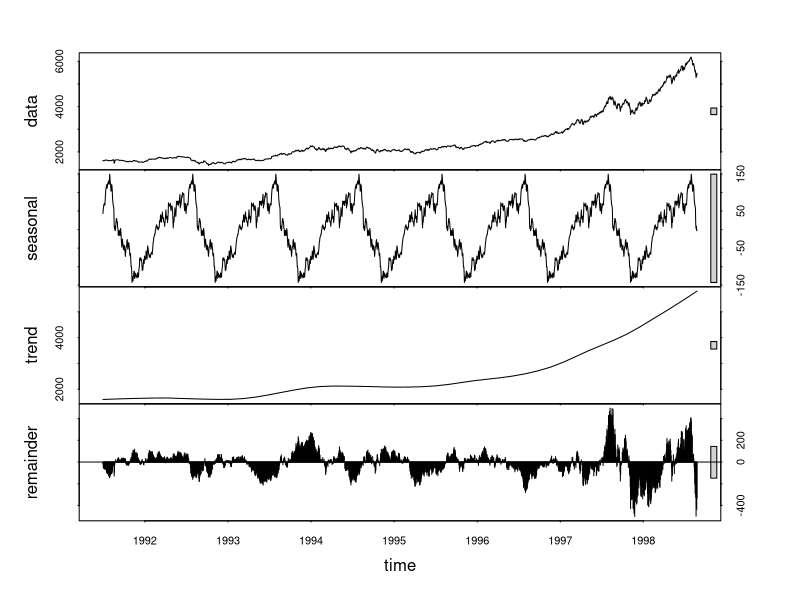
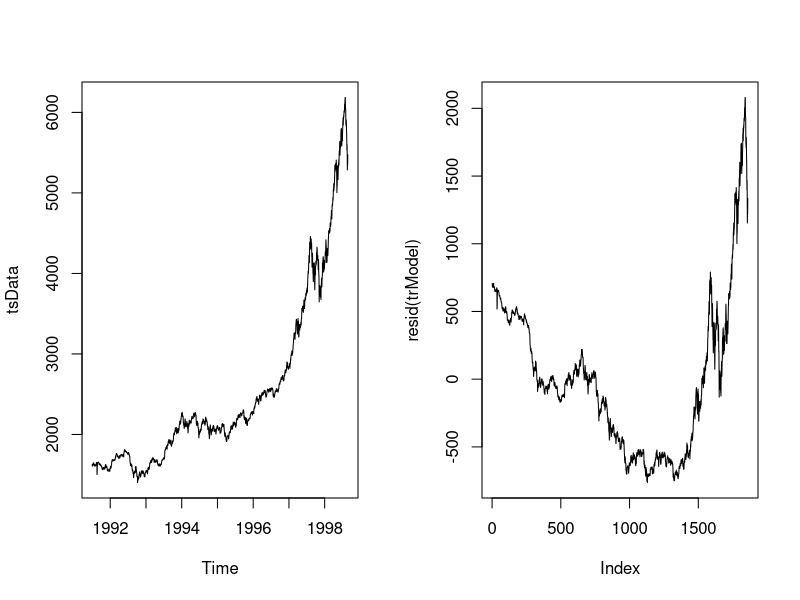
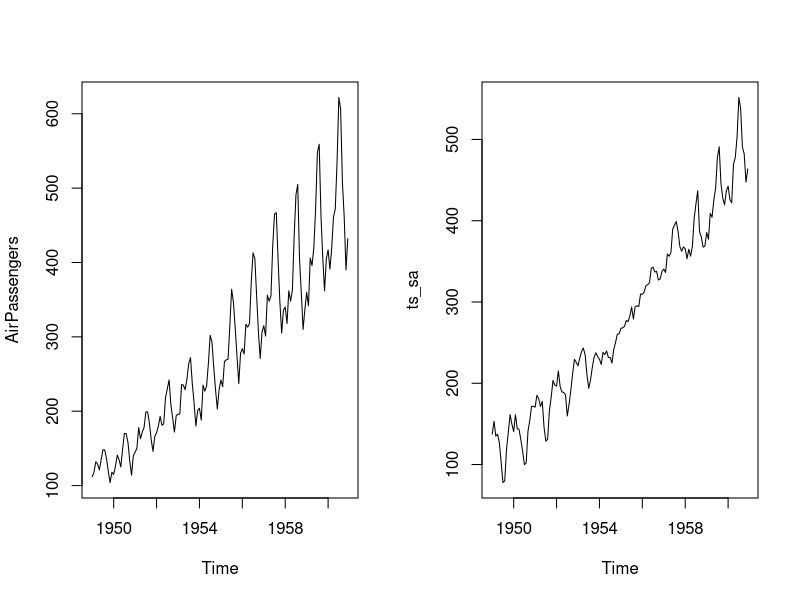

These charts were generated, in order, by the following R code:
# R Lecture to VTT - Lecture 4
# Author                : Oguzhan Gencoglu
# Latest Version        : 11.05.2016
# Contact               : oguzhan.gencoglu@tut.fi

# -------------- Time Series Analysis --------------

# exploratory
tsData <- EuStockMarkets[, 1] # ts data
dec <- stl(tsData, s.window = "periodic")
plot(dec)

# de-trend
trModel <- lm(tsData ~ c(1:length(tsData)))
par(mfrow=c(1, 2))
plot(tsData)
plot(resid(trModel), type="l")  # resid(trModel) contains the de-trended series.

# de-seaseonalize
library(forecast)
TS <- AirPassengers
dec2 <- stl(TS,"periodic")  # decompose the TS
ts_sa <- seasadj(dec2)  # de-seasonalize
plot(AirPassengers, type="l")  # original series
plot(ts_sa, type="l")  # seasonal adjusted

library(tseries)
adf.test(tsData) # p-value < 0.05 indicates the TS is stationary
